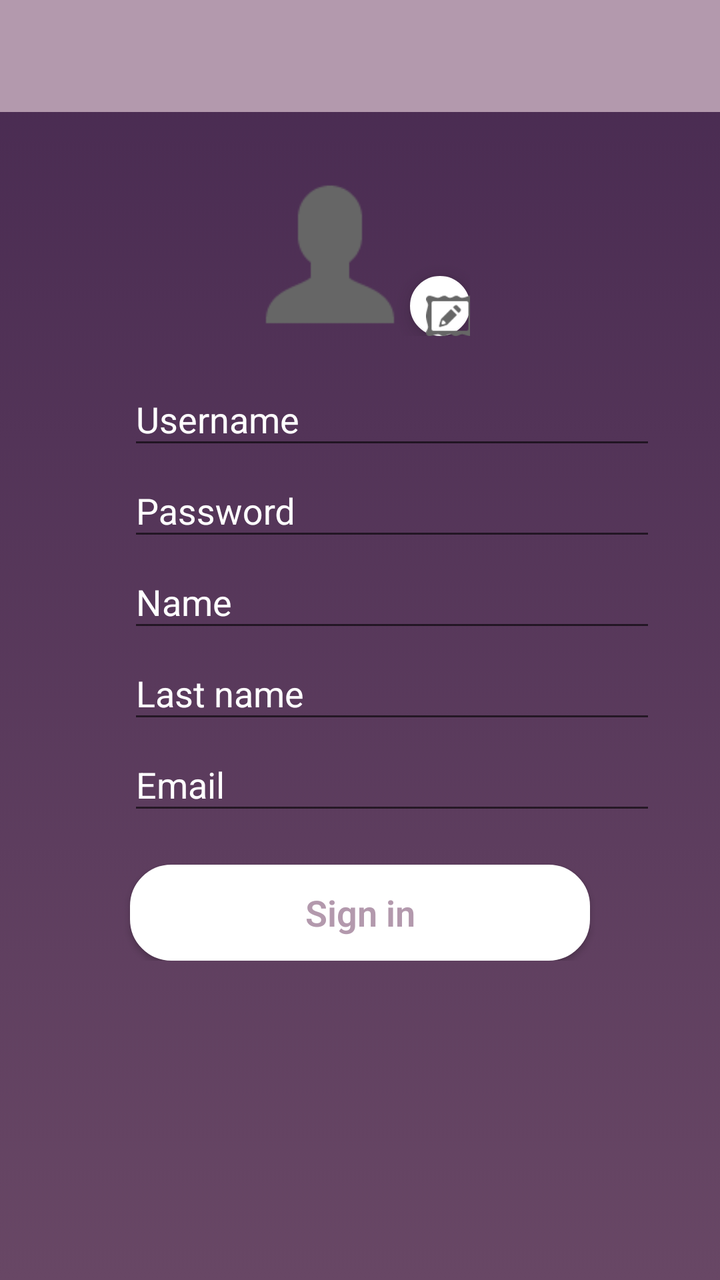
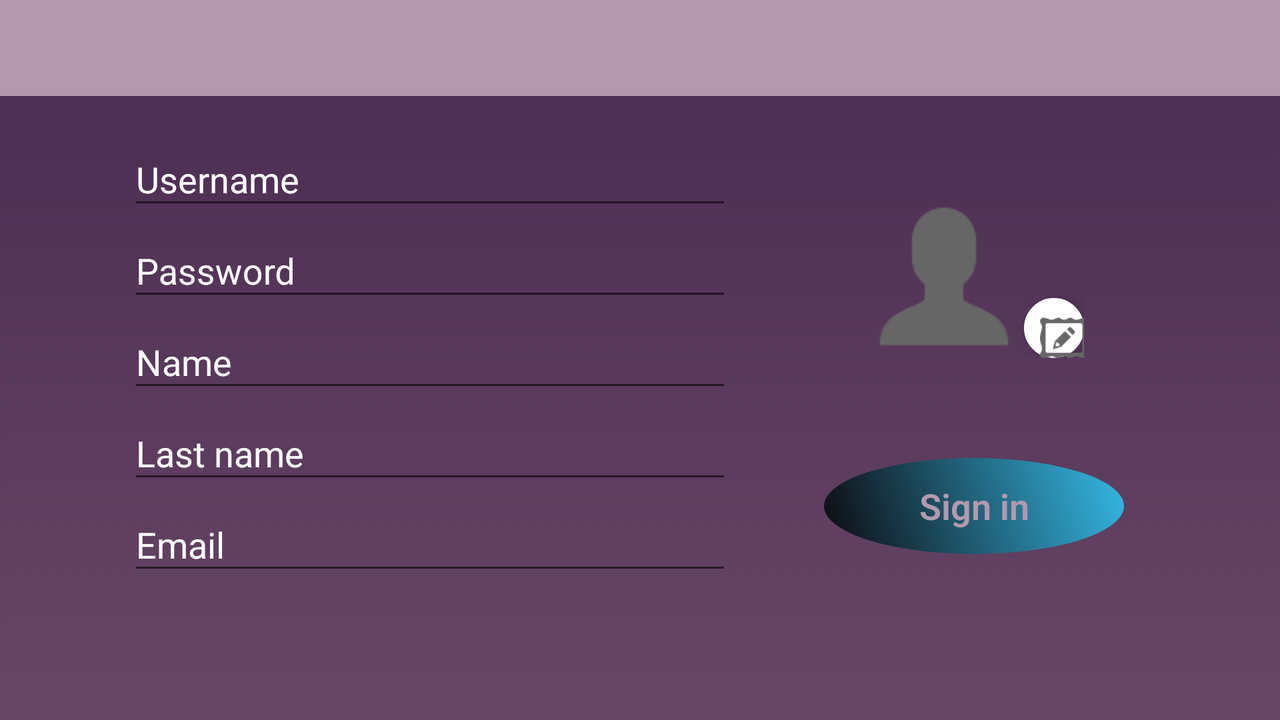

One screen, two layout resources from the same app: the default and the repository's alternative for another configuration. Each is rendered where Android would select it; the XML of both is given below.
<!-- AndroidManifest.xml: application theme MyMaterialTheme -->
<!-- res/layout/activity_sign_in.xml -->
<?xml version="1.0" encoding="utf-8"?>
<LinearLayout xmlns:android="http://schemas.android.com/apk/res/android"
    xmlns:app="http://schemas.android.com/apk/res-auto"
    xmlns:tools="http://schemas.android.com/tools"
    android:layout_width="match_parent"
    android:layout_height="match_parent"
    android:background="@drawable/login_degrade"
    android:orientation="vertical"
    app:layout_behavior="@string/appbar_scrolling_view_behavior"
    tools:context="ccomunities.alashka.com.ccommunities_dev.LoginActivity">

    <android.support.design.widget.AppBarLayout
        android:layout_width="match_parent"
        android:layout_height="?attr/actionBarSize"
        android:theme="@style/MyMaterialTheme">

        <android.support.v7.widget.Toolbar
            android:id="@+id/toolbar_sign_in"
            android:layout_width="match_parent"
            android:layout_height="match_parent"
            android:minHeight="?attr/actionBarSize"
            app:layout_scrollFlags="scroll|enterAlways"
            app:popupTheme="@style/ThemeOverlay.AppCompat.Light"
            app:theme="@style/ThemeOverlay.AppCompat.Dark.ActionBar">

        </android.support.v7.widget.Toolbar>


    </android.support.design.widget.AppBarLayout>

    <LinearLayout
        android:layout_width="match_parent"
        android:layout_height="wrap_content"
        android:paddingBottom="@dimen/activity_vertical_margin"
        android:paddingLeft="32dp"
        android:paddingRight="32dp"
        android:paddingTop="@dimen/activity_vertical_margin"
        android:orientation="vertical">

        <LinearLayout
            android:layout_width="wrap_content"
            android:layout_height="wrap_content"
            android:padding="16dp"
            android:orientation="horizontal"
            android:layout_gravity="center"

            >
            <ImageView
                android:layout_width="wrap_content"
                android:layout_height="wrap_content"
                android:layout_gravity="center_horizontal"
                android:src="@drawable/photo_default"
                android:adjustViewBounds="true"
                android:maxWidth="150dp"
                android:maxHeight="80dp"
                android:contentDescription="@string/image_login"/>

            <android.support.design.widget.FloatingActionButton
                android:id="@+id/fab_sign_in"
                android:layout_width="30dp"
                android:layout_height="30dp"
                android:layout_gravity="end|bottom"
                app:backgroundTint="@android:color/white"
                app:fabSize="mini"
                app:srcCompat="@mipmap/icon_photo_edit_grey"
                android:theme="@style/MyEditText"/>


        </LinearLayout>

        <android.support.design.widget.TextInputLayout
            android:id="@+id/label_username_sign_in"
            android:layout_width="match_parent"
            android:layout_height="wrap_content"
            android:layout_marginStart="32dp"
            android:textColorHint="#ffffff"
            app:hintTextAppearance="@style/MyHintText">

            <EditText
                android:id="@+id/edit_text_username_sign_in"
                android:layout_width="match_parent"
                android:layout_height="wrap_content"
                android:ems="10"
                android:hint="@string/username_sign_in"
                android:inputType="text"
                android:textColorHint="#ffffff"
                android:textColor="@color/colorTextIcons"
                android:singleLine="true"
                android:theme="@style/MyEditText"/>
        </android.support.design.widget.TextInputLayout>

        <android.support.design.widget.TextInputLayout
            android:id="@+id/label_password_sign_in"
            android:layout_width="match_parent"
            android:layout_height="wrap_content"
            android:layout_marginStart="32dp"
            android:textColorHint="#ffffff"
            app:hintTextAppearance="@style/MyHintText">

            <EditText
                android:id="@+id/edit_text_password_sign_in"
                android:layout_width="match_parent"
                android:layout_height="wrap_content"
                android:ems="10"
                android:hint="@string/password_sign_in"
                android:inputType="textPassword"
                android:singleLine="true"
                android:theme="@style/MyEditText"/>
        </android.support.design.widget.TextInputLayout>

        <android.support.design.widget.TextInputLayout
            android:id="@+id/label_name_sign_in"
            android:layout_width="match_parent"
            android:layout_height="wrap_content"
            android:layout_marginStart="32dp"
            android:textColorHint="#ffffff"
            app:hintTextAppearance="@style/MyHintText">

            <EditText
                android:id="@+id/edit_text_name_sign_in"
                android:layout_width="match_parent"
                android:layout_height="wrap_content"
                android:ems="10"
                android:hint="@string/name_sign_in"
                android:inputType="text"
                android:singleLine="true"
                android:theme="@style/MyEditText"
                />
        </android.support.design.widget.TextInputLayout>

        <android.support.design.widget.TextInputLayout
            android:id="@+id/label_last_name_sign_in"
            android:layout_width="match_parent"
            android:layout_height="wrap_content"
            android:layout_marginStart="32dp"
            android:textColorHint="#ffffff"
            app:hintTextAppearance="@style/MyHintText">

            <EditText
                android:id="@+id/edit_text_last_name_sign_in"
                android:layout_width="match_parent"
                android:layout_height="wrap_content"
                android:ems="10"
                android:hint="@string/last_name_sign_in"
                android:inputType="textPassword"
                android:singleLine="true"
                android:theme="@style/MyEditText"/>
        </android.support.design.widget.TextInputLayout>

        <android.support.design.widget.TextInputLayout
            android:id="@+id/label_email_sign_in"
            android:layout_width="match_parent"
            android:layout_height="wrap_content"
            android:layout_marginStart="32dp"
            android:textColorHint="#ffffff"
            app:hintTextAppearance="@style/MyHintText">

            <EditText
                android:id="@+id/edit_email_sign_in"
                android:layout_width="match_parent"
                android:layout_height="wrap_content"
                android:ems="10"
                android:hint="@string/email_sign_in"
                android:inputType="textEmailAddress"
                android:singleLine="true"
                android:theme="@style/MyEditText"/>
        </android.support.design.widget.TextInputLayout>

        <Button
            android:layout_width="230dp"
            android:layout_height="wrap_content"
            android:layout_gravity="center_horizontal"
            android:layout_marginTop="20dp"
            android:background="@drawable/b_button"
            android:onClick="createUser"
            android:text="@string/text_sign_in"
            android:textColor="#b399ad"
            android:textSize="18sp"
            android:textStyle="bold"
            android:textAlignment="center"
            android:fontFamily="sans-serif-light"
            android:textAllCaps="false"
            />

    </LinearLayout>

</LinearLayout>
<!-- resources referenced by this layout -->
<resources>
  <color name="colorTextIcons">#FFFFFF</color>
  <dimen name="activity_vertical_margin">16dp</dimen>
  <!-- drawable b_button (drawable) -->
  <?xml version="1.0" encoding="utf-8"?>
  <shape xmlns:android="http://schemas.android.com/apk/res/android"
      android:shape="rectangle">
      <corners android:radius="20dp"></corners>
      <stroke android:width="4px" android:color="@color/colorTextIcons" />
      <solid android:color="#ffffff"></solid>
  
  
  </shape>
  <!-- drawable login_degrade (drawable) -->
  <?xml version="1.0" encoding="utf-8"?>
  <selector xmlns:android="http://schemas.android.com/apk/res/android">
      <item>
          <shape>
              <gradient
                  android:angle="90"
                  android:endColor="#482a51"
                  android:startColor="#684765"
                  android:type="linear" />
          </shape>
      </item>
  </selector>
  <!-- drawable photo_default: png bitmap (drawable, 1399 bytes) -->
  <!-- mipmap icon_photo_edit_grey: png bitmap (mipmap-hdpi, 1275 bytes) -->
  <string name="email_sign_in">Email</string>
  <string name="image_login">Login</string>
  <string name="last_name_sign_in">Last name</string>
  <string name="name_sign_in">Name</string>
  <string name="password_sign_in">Password</string>
  <string name="text_sign_in">Sign in</string>
  <string name="username_sign_in">Username</string>
  <style name="MyMaterialTheme" parent="MyMaterialTheme.Base">
          <item name="windowNoTitle">true</item>
          <item name="windowActionBar">false</item>
          <item name="colorPrimary">@color/colorPrimary</item>
          <item name="colorPrimaryDark">@color/colorPrimaryDark</item>
          <item name="colorAccent">@color/colorAccent</item>
      </style>
  <style name="MyMaterialTheme.Base" parent="Theme.AppCompat.Light.DarkActionBar">
          <item name="windowNoTitle">true</item>
          <item name="windowActionBar">false</item>
          <item name="colorPrimary">@drawable/login_degrade</item>
          <item name="colorPrimaryDark">@color/colorPrimaryDark</item>
          <item name="colorAccent">@color/colorAccent</item>
      </style>
  <color name="colorPrimary">#b399ad</color>
  <color name="colorPrimaryDark">#684765</color>
  <color name="colorAccent">#684765</color>
</resources>
<!-- res/layout-land/activity_sign_in.xml (the repository's variant of the layout above) -->
<!-- drawn on the phone turned sideways -->
<?xml version="1.0" encoding="utf-8"?>
<LinearLayout xmlns:android="http://schemas.android.com/apk/res/android"
    xmlns:app="http://schemas.android.com/apk/res-auto"
    xmlns:tools="http://schemas.android.com/tools"
    android:layout_width="match_parent"
    android:layout_height="match_parent"
    android:background="@drawable/login_degrade"
    android:orientation="vertical"
    app:layout_behavior="@string/appbar_scrolling_view_behavior"
    tools:context="ccomunities.alashka.com.ccommunities_dev.LoginActivity">

    <android.support.design.widget.AppBarLayout
        android:layout_width="match_parent"
        android:layout_height="?attr/actionBarSize"
        android:theme="@style/MyMaterialTheme">

        <android.support.v7.widget.Toolbar
            android:id="@+id/toolbar_sign_in"
            android:layout_width="match_parent"
            android:layout_height="match_parent"
            android:minHeight="?attr/actionBarSize"
            app:layout_scrollFlags="scroll|enterAlways"
            app:popupTheme="@style/ThemeOverlay.AppCompat.Light"
            app:theme="@style/ThemeOverlay.AppCompat.Dark.ActionBar">

        </android.support.v7.widget.Toolbar>


    </android.support.design.widget.AppBarLayout>

    <LinearLayout
        android:layout_width="match_parent"
        android:layout_height="wrap_content"
        android:paddingBottom="@dimen/activity_vertical_margin"
        android:paddingLeft="32dp"
        android:paddingRight="32dp"
        android:paddingTop="@dimen/activity_vertical_margin"
        android:orientation="horizontal">

        <LinearLayout
            android:layout_width="wrap_content"
            android:layout_height="wrap_content"
            android:orientation="vertical"
            android:layout_weight="0.5">

            <android.support.design.widget.TextInputLayout
                android:id="@+id/label_username_sign_in"
                android:layout_width="match_parent"
                android:layout_height="wrap_content"
                android:layout_marginStart="32dp"
                android:textColorHint="#ffffff"
                app:hintTextAppearance="@style/MyHintText">

                <EditText
                    android:id="@+id/edit_text_username_sign_in"
                    android:layout_width="match_parent"
                    android:layout_height="wrap_content"
                    android:ems="10"
                    android:hint="@string/username_sign_in"
                    android:inputType="text"
                    android:textColorHint="#ffffff"
                    android:textColor="@color/colorTextIcons"
                    android:singleLine="true"
                    android:theme="@style/MyEditText"/>
            </android.support.design.widget.TextInputLayout>

            <android.support.design.widget.TextInputLayout
                android:id="@+id/label_password_sign_in"
                android:layout_width="match_parent"
                android:layout_height="wrap_content"
                android:layout_marginStart="32dp"
                android:textColorHint="#ffffff"
                app:hintTextAppearance="@style/MyHintText">

                <EditText
                    android:id="@+id/edit_text_password_sign_in"
                    android:layout_width="match_parent"
                    android:layout_height="wrap_content"
                    android:ems="10"
                    android:hint="@string/password_sign_in"
                    android:inputType="textPassword"
                    android:singleLine="true"
                    android:theme="@style/MyEditText"/>
            </android.support.design.widget.TextInputLayout>

            <android.support.design.widget.TextInputLayout
                android:id="@+id/label_name_sign_in"
                android:layout_width="match_parent"
                android:layout_height="wrap_content"
                android:layout_marginStart="32dp"
                android:textColorHint="#ffffff"
                app:hintTextAppearance="@style/MyHintText">

                <EditText
                    android:id="@+id/edit_text_name_sign_in"
                    android:layout_width="match_parent"
                    android:layout_height="wrap_content"
                    android:ems="10"
                    android:hint="@string/name_sign_in"
                    android:inputType="text"
                    android:singleLine="true"
                    android:theme="@style/MyEditText"
                    />
            </android.support.design.widget.TextInputLayout>

            <android.support.design.widget.TextInputLayout
                android:id="@+id/label_last_name_sign_in"
                android:layout_width="match_parent"
                android:layout_height="wrap_content"
                android:layout_marginStart="32dp"
                android:textColorHint="#ffffff"
                app:hintTextAppearance="@style/MyHintText">

                <EditText
                    android:id="@+id/edit_text_last_name_sign_in"
                    android:layout_width="match_parent"
                    android:layout_height="wrap_content"
                    android:ems="10"
                    android:hint="@string/last_name_sign_in"
                    android:inputType="textPassword"
                    android:singleLine="true"
                    android:theme="@style/MyEditText"/>
            </android.support.design.widget.TextInputLayout>

            <android.support.design.widget.TextInputLayout
                android:id="@+id/label_email_sign_in"
                android:layout_width="match_parent"
                android:layout_height="wrap_content"
                android:layout_marginStart="32dp"
                android:textColorHint="#ffffff"
                app:hintTextAppearance="@style/MyHintText">

                <EditText
                    android:id="@+id/edit_email_sign_in"
                    android:layout_width="match_parent"
                    android:layout_height="wrap_content"
                    android:ems="10"
                    android:hint="@string/email_sign_in"
                    android:inputType="textEmailAddress"
                    android:singleLine="true"
                    android:theme="@style/MyEditText"/>
            </android.support.design.widget.TextInputLayout>




        </LinearLayout>

        <LinearLayout
            android:layout_width="wrap_content"
            android:layout_height="wrap_content"
            android:layout_weight="0.5"
            android:orientation="vertical"
            android:layout_gravity="center_vertical"
            >
            <LinearLayout
                android:layout_width="wrap_content"
                android:layout_height="wrap_content"
                android:orientation="horizontal"
                android:layout_gravity="center"
                android:padding="20dp">

                <ImageView
                    android:layout_width="wrap_content"
                    android:layout_height="wrap_content"
                    android:layout_gravity="center_horizontal"
                    android:src="@drawable/photo_default"
                    android:adjustViewBounds="true"
                    android:maxWidth="150dp"
                    android:maxHeight="80dp"
                    android:contentDescription="@string/image_login"/>

                <android.support.design.widget.FloatingActionButton
                    android:id="@+id/fab_sign_in"
                    android:layout_width="30dp"
                    android:layout_height="30dp"
                    android:layout_gravity="end|bottom"
                    app:backgroundTint="@android:color/white"
                    app:fabSize="mini"
                    app:srcCompat="@mipmap/icon_photo_edit_grey"
                    android:theme="@style/MyEditText"/>
            </LinearLayout>
            <Button
                android:layout_width="150dp"
                android:layout_height="wrap_content"
                android:layout_gravity="center_horizontal"
                android:layout_marginTop="30dp"
                android:background="@drawable/bg_rounded"
                android:onClick="createUser"
                android:text="@string/text_sign_in"
                android:textColor="#b399ad"
                android:textSize="18sp"
                android:textStyle="bold"
                android:textAlignment="center"
                android:fontFamily="sans-serif-light"
                android:textAllCaps="false"/>
        </LinearLayout>
    </LinearLayout>





</LinearLayout>
<!-- resources referenced by the variant -->
<!-- as the phone turned sideways resolves them -->
<resources>
  <color name="colorTextIcons">#FFFFFF</color>
  <dimen name="activity_vertical_margin">16dp</dimen>
  <!-- drawable bg_rounded (drawable) -->
  <?xml version="1.0" encoding="utf-8"?>
  <shape xmlns:android="http://schemas.android.com/apk/res/android"
      android:shape="oval">
      
      <gradient
          android:angle="225"
          android:startColor="#DD2ECCFA"
          android:endColor="#DD000000"/>
      <corners
          android:bottomLeftRadius="15dp"
          android:bottomRightRadius="15dp"
          />
  </shape>
  <!-- drawable login_degrade (drawable) -->
  <?xml version="1.0" encoding="utf-8"?>
  <selector xmlns:android="http://schemas.android.com/apk/res/android">
      <item>
          <shape>
              <gradient
                  android:angle="90"
                  android:endColor="#482a51"
                  android:startColor="#684765"
                  android:type="linear" />
          </shape>
      </item>
  </selector>
  <!-- drawable photo_default: png bitmap (drawable, 1399 bytes) -->
  <!-- mipmap icon_photo_edit_grey: png bitmap (mipmap-hdpi, 1275 bytes) -->
  <string name="email_sign_in">Email</string>
  <string name="image_login">Login</string>
  <string name="last_name_sign_in">Last name</string>
  <string name="name_sign_in">Name</string>
  <string name="password_sign_in">Password</string>
  <string name="text_sign_in">Sign in</string>
  <string name="username_sign_in">Username</string>
  <style name="MyMaterialTheme" parent="MyMaterialTheme.Base">
          <item name="windowNoTitle">true</item>
          <item name="windowActionBar">false</item>
          <item name="colorPrimary">@color/colorPrimary</item>
          <item name="colorPrimaryDark">@color/colorPrimaryDark</item>
          <item name="colorAccent">@color/colorAccent</item>
      </style>
  <style name="MyMaterialTheme.Base" parent="Theme.AppCompat.Light.DarkActionBar">
          <item name="windowNoTitle">true</item>
          <item name="windowActionBar">false</item>
          <item name="colorPrimary">@drawable/login_degrade</item>
          <item name="colorPrimaryDark">@color/colorPrimaryDark</item>
          <item name="colorAccent">@color/colorAccent</item>
      </style>
  <color name="colorPrimary">#b399ad</color>
  <color name="colorPrimaryDark">#684765</color>
  <color name="colorAccent">#684765</color>
</resources>
